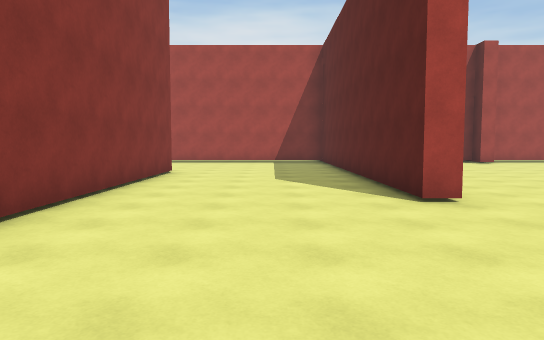
[1] (above)

24 first-person views from a walk through a scene from a Unity 3-D project. The camera is 1.5 m above the floor, tilts 4° down and sees 70° across. The floor is counted in squares, 2 m on a side. Each view is taken from the middle of a square. On the plan, view 1 faces up. The plan holds only what a view shows up to about 12 squares ahead; the rest is blank. The place goes on beyond the plan. Some surface patterns are stand-ins.

[2]
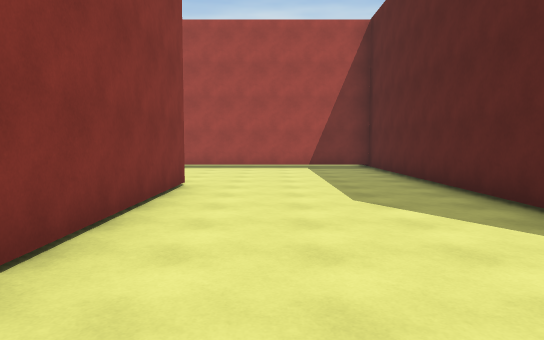

[3]
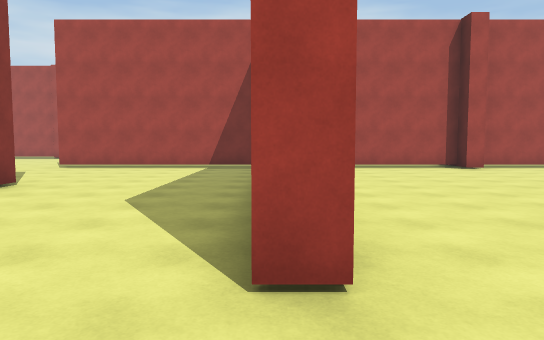

[4]
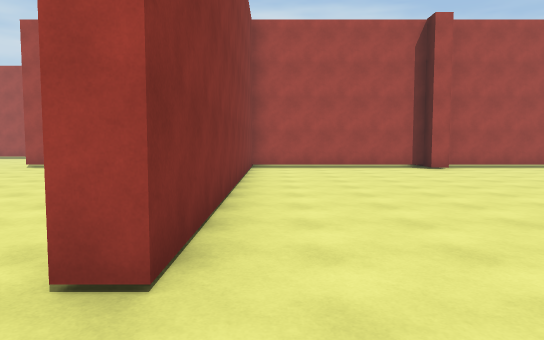

[5]
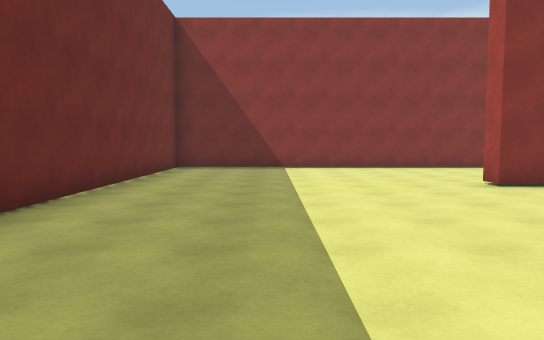

[6]
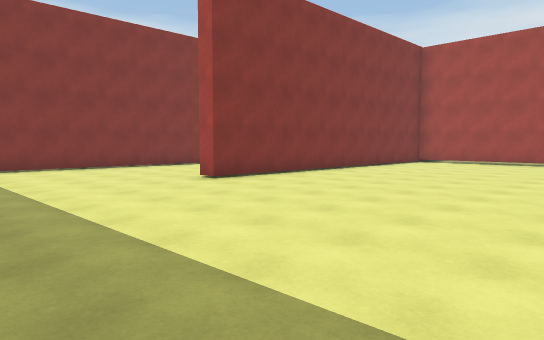

[7]
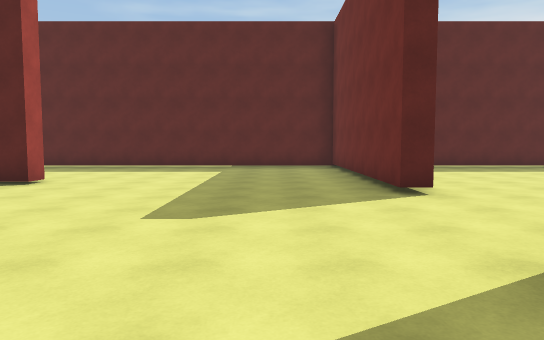

[8]
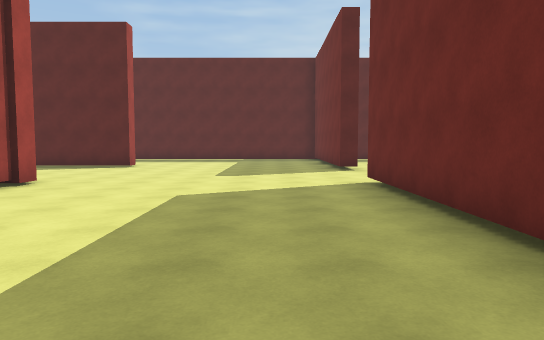

[9]
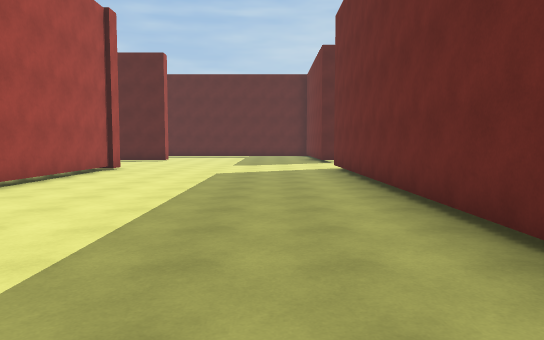

[10]
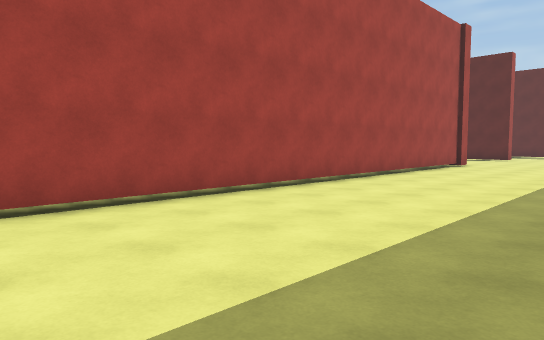

[11]
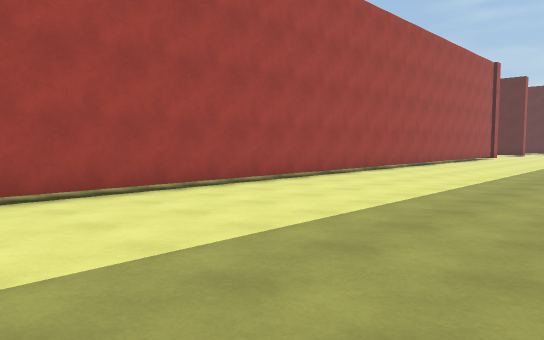

[12]
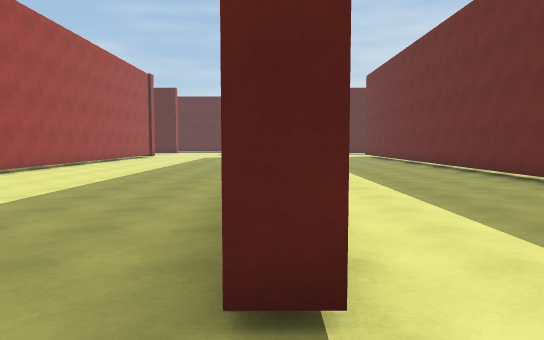

[13]
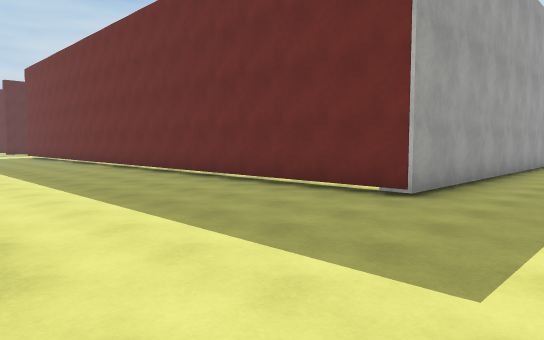

[14]
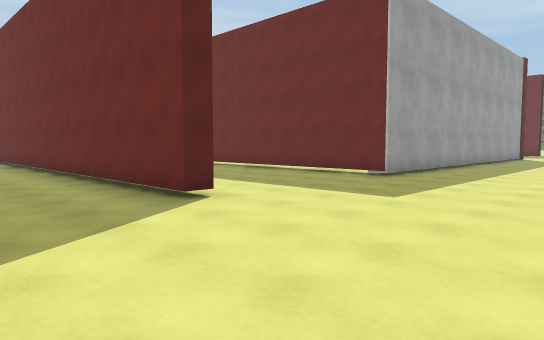

[15]
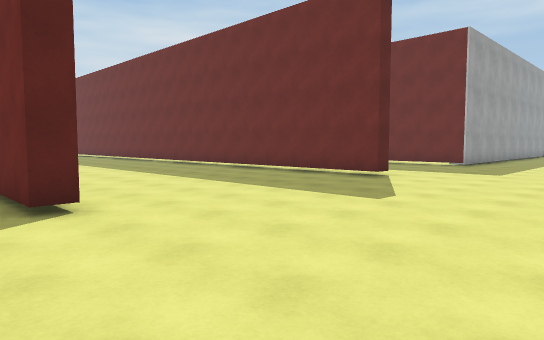

[16]
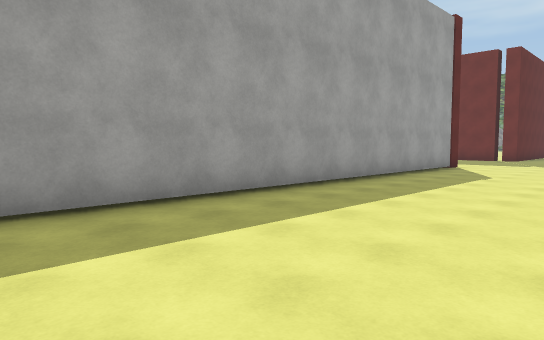

[17]
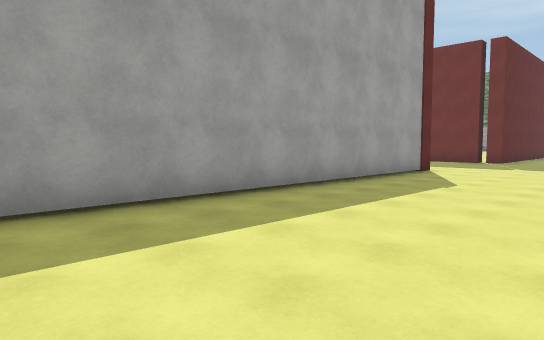

[18]
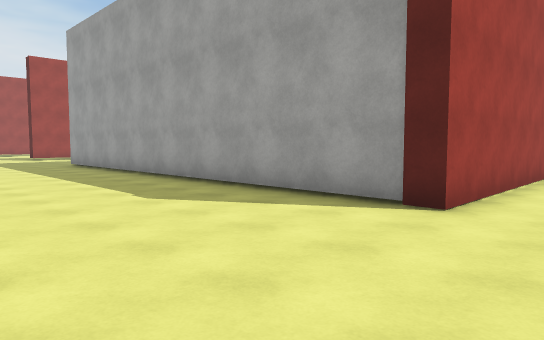

[19]
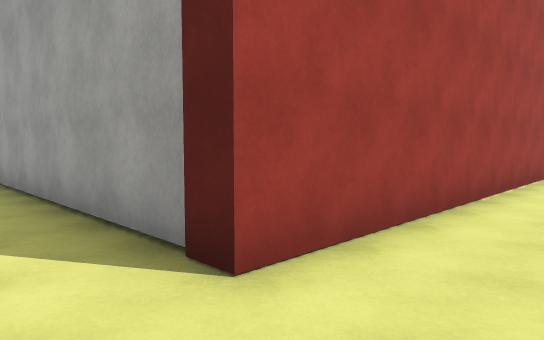

[20]
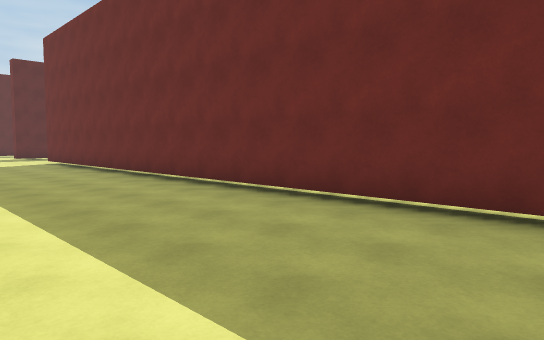

[21]
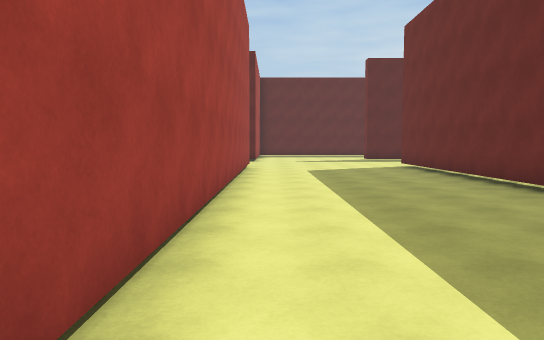

[22]
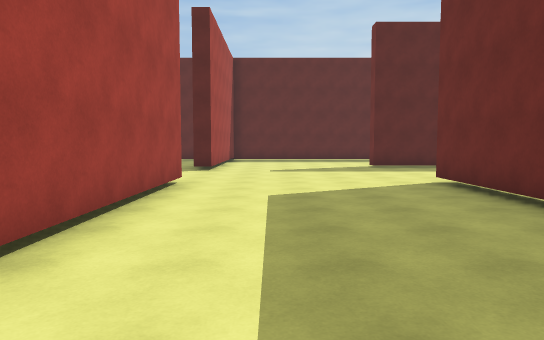

[23]
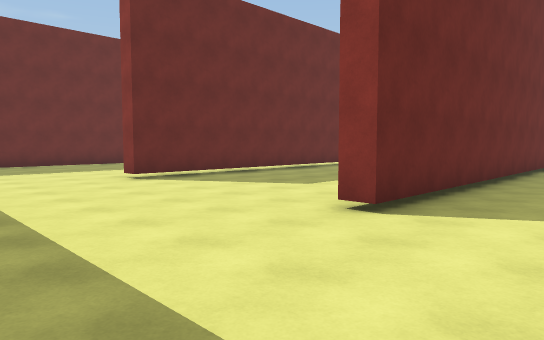

[24]
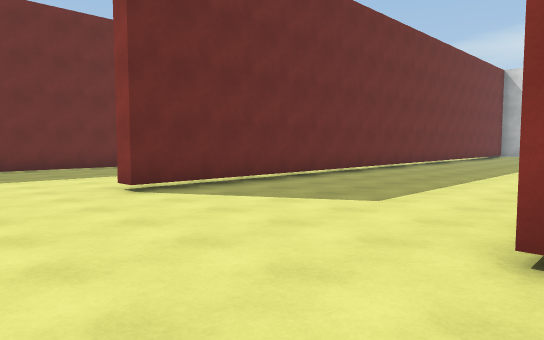

### Floor plan
Key: @ floor where view 1 was taken; # wall or solid block; . floor; T thing the floor can be seen under or through.
Columns run from 32 left of view 1 to 9 right of it. Each row starts with its distance up from view 1.
 23 . ..                       ..#  ..#
 22  ....####################....#....#
 21 ..................................#
 20 ..................................#
 19  .................................#
 18 ..................................#
 17  .................................#
 16 ..................................#
 15 .....####################...##############
 14  .................................#.......
 13  .................................#.......
 12  .................................#.......
 11  .................................#.......
 10 .....TTTTTTTTTT##########.........#......
  9  ....T.......................#....#.....
  8 .....#           ............#....#......
  7 .....#        .............. #....#......
  6 .....#        .............. #....#......
  5 .....#         ............. #....#......
  4  ....#          #########... #...........
  3  ....#              .......  #............
  2  ....#                  ...  #............
  1  ....#                 ....  #............
  0  ....#                 ....  #..@.........
 -1 .....#                .....  #..........
 -2 .....########         #####  #########
 -3  ...........
 -4 . .....

Where each view was taken, in squares from view 1:
view 1: 0 up, 0 right, facing up
view 2: 3 up, 1 left, facing up
view 3: 3 up, 2 right, facing up
view 4: 3 up, 3 right, facing up
view 5: 1 up, 9 right, facing left
view 6: 0 up, 9 right, facing up-left
view 7: 17 up, 10 left, facing right
view 8: 17 up, 15 left, facing right
view 9: 17 up, 19 left, facing right
view 10: 17 up, 21 left, facing up-right
view 11: 16 up, 28 left, facing up-right
view 12: 15 up, 29 left, facing right
view 13: 15 up, 30 left, facing down-right
view 14: 18 up, 32 left, facing down-right
view 15: 23 up, 32 left, facing down-right
view 16: 10 up, 32 left, facing down-right
view 17: 8 up, 32 left, facing down-right
view 18: 4 down, 32 left, facing up-right
view 19: 4 down, 29 left, facing up-right
view 20: 14 up, 23 left, facing down-right
view 21: 14 up, 20 left, facing right
view 22: 13 up, 15 left, facing right
view 23: 12 up, 4 left, facing down-left
view 24: 10 up, 5 left, facing down-left
